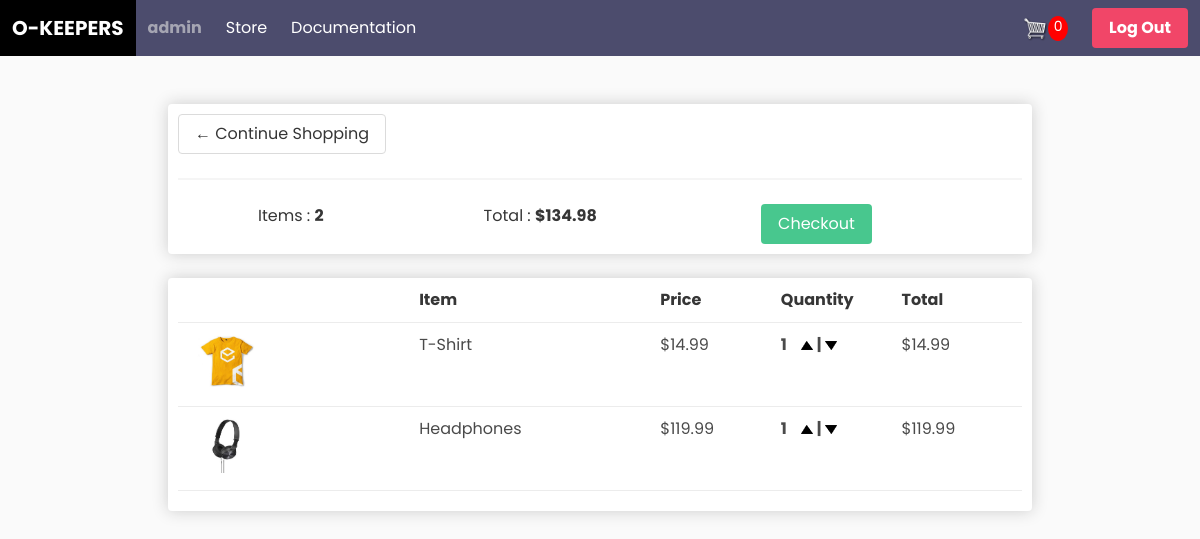
The app's page /cart/ (signed in) with its own data.
### shop/models.py (models this page shows, shortened)
class Order(models.Model):
    customer = models.ForeignKey(
        User, on_delete=models.SET_NULL, null=True, blank=True
    )
    date_ordered = models.DateTimeField(auto_now_add=True)
    complete = models.BooleanField(default=False, null=True, blank=False)
    transaction_id = models.CharField(max_length=200, null=True)
    @property
    def cart_total(self):
        orderitems = self.orderitem_set.all()  #type: ignore
        total = sum([item.get_total for item in orderitems])
        return total
    @property
    def cart_count(self):
        orderitems = self.orderitem_set.all()  #type: ignore
        total = sum([item.quantity for item in orderitems])
        return total

class OrderItem(models.Model):
    product = models.ForeignKey(Product, on_delete=models.SET_NULL, null=True)
    order = models.ForeignKey(Order, on_delete=models.SET_NULL, null=True)
    quantity = models.IntegerField(default=0, null=False, blank=True)
    date_added = models.DateTimeField(auto_now_add=True)
    @property
    def get_total(self):
        total = self.product.price * self.quantity #type: ignore
        return total

class Product(models.Model):
    name = models.CharField(max_length=200, null=True)
    price = models.FloatField()
    image = models.ImageField(null=True, blank=True)
    @property
    def imageURL(self):
        try:
            url = self.image.url
        except:
            url = ''
        return url

### shop/views.py (the view)
# urls.py: path("cart/", views.cart, name="cart"),
def cart(request):
    context = {}
    if request.user.is_authenticated:
        customer = request.user
        order, created = Order.objects.get_or_create(customer=customer, complete=False)
        items = order.orderitem_set.all()  # type: ignore
        context = {"items": items, "order": order}
    return render(request, "shop/cart.html", context)

### shop/templates/shop/cart.html
{% extends 'shop/base.html' %}
{% load static %}
{% block content %}
<section class="section">
    <div class="container">
        <div class="box-element">
            <a class='button is-outlined' href="{% url 'store' %}">&#x2190; Continue Shopping</a>
            <hr>
            <table class="table">
                <tr class="table-row">
                    <td>Items : <strong>{{ order.cart_count}}</strong></td>
                    <td>Total : <strong>${{ order.cart_total|floatformat:2 }}</strong></td>
                    <td>
                        <a class="button is-success"href="{% url 'checkout' %}">Checkout</a>
                    </td>
                </tr>
            </table>
        </div>
       <br>
        <div class="box-element">
            <div class="cart-row">
                <div style="flex:2"> </div>
                <div style="flex:2"><strong>Item</strong></div>
                <div style="flex:1"><strong>Price</strong></div>
                <div style="flex:1"><strong>Quantity </strong></div>
                <div style="flex:1"><strong>Total </strong> </div>
            </div>
            {% for item in items %}
            <div class="cart-row">
                <div style="flex:2">
                    <img class="row-image" src="{{ item.product.imageURL }}">
                </div>
                <div style="flex:2">{{ item.product.name }}</div>
                <div style="flex:1">${{ item.product.price|floatformat:2 }}</div>
                <div style="flex:1">
                    <p class="quantity">{{ item.quantity }}</p>
                    <div class="quantity">
                        <img class="chg-quantity update-cart" data-product={{item.product.id}} data-action="add" src="{% static 'images/arrow-up.png' %}">
                        |
                        <img class="chg-quantity update-cart" data-product={{item.product.id}} data-action="remove" src="{% static 'images/arrow-down.png' %}">
                    </div>
                </div>
                <div style="flex:1">${{ item.get_total|floatformat:2 }}</div>
            </div>
            {% endfor %}
        </div>
    </div>
</section>
{% endblock content %}

### shop/templates/shop/base.html (shortened to what this page needs)
<!DOCTYPE html>
{% load static %}
<html lang="en">
<head>
    <link rel="stylesheet" href="https://cdn.jsdelivr.net/npm/bulma@0.9.4/css/bulma.min.css">
    <link rel="stylesheet" href="{% static 'css/main.css' %}">
</head>
<header>
    <nav class="navbar is-black" role="navigation" aria-label="main navigation">
        <div class="navbar-brand">
            <a class="navbar-item is-size-5" href="{% url 'homepage'%}">
                <strong>O-KEEPERS</strong>
            </a>
            {% if user.is_authenticated %}
                <p id="user-name" class="navbar-item">{{ user.get_username }}</p>
            {% endif %}
        </div>
        <div class="navbar-menu" id="nav-links">
            <div class="navbar-start">
                <a href="{% url 'store' %}" class="navbar-item">
                    Store
                </a>
                <a class="navbar-item">
                    Documentation
                </a>
            </div>
                <div class="navbar-end">
                    <a href="{% url 'cart' %}" class="navbar-item">
                        <img src="{% static 'images/cart.png' %}" id="cart-icon">
                        <p id="cart-total">0</p>
                    </a>
                    <div class="navbar-item">
                        <div class="buttons">
                            {% if user.is_authenticated %}
                                <a class="button is-danger" href="{% url 'logout' %}?next={{ request.path }}">
                                    <strong>Log Out</strong>
                                </a>
                            {% endif %}
                        </div>
                    </div>
                </div>
            </div>
    </nav>
</header>
<body>
    <div class="container">
        {% block content %}
        {% endblock content %}
    </div>
</body>
</html>

### static/css/main.css (style rules this page uses)
* { font-family: 'Poppins', sans-serif; }
body { background-color: hsl(0, 0%, 98%); }
.box-element { box-shadow:hsl(0, 0%, 80%) 0 0 16px; background-color: #fff; border-radius: 4px; padding: 10px; }
.is-black { background-color: #4C4C6D!important; }
#cart-icon { width:25px; display: inline-block; margin-left: 15px; }
#cart-total { display: block; text-align: center; color:#fff; background-color: red; width: 20px; height: 25px; border-radius: 50%; font-size: 14px; }
.row-image { width: 100px; }
.cart-row { display: flex; align-items: flex-stretch; padding-bottom: 10px; margin-bottom: 10px; border-bottom: 1px solid #ececec; }
.quantity { display:inline; font-weight: 700; padding-right:10px; }
.table-row td { display: inline; padding: 5rem; }
.chg-quantity { width: 10%; cursor: pointer; transition:.1s; }
#user-name { color:hsl(0, 0%, 88%); font-weight: bold; cursor: pointer; transition: ease-in 0.2s; opacity:0.6; }

### records on screen
Order: cart_count "2", cart_total "134.98"
OrderItem: product.imageURL (picture), product.name "T-Shirt", product.price "14.99", quantity "1", get_total "14.99"
OrderItem: product.imageURL (picture), product.name "Headphones", product.price "119.99", quantity "1", get_total "119.99"

### other values on screen
{{ user.get_username }} "admin"
